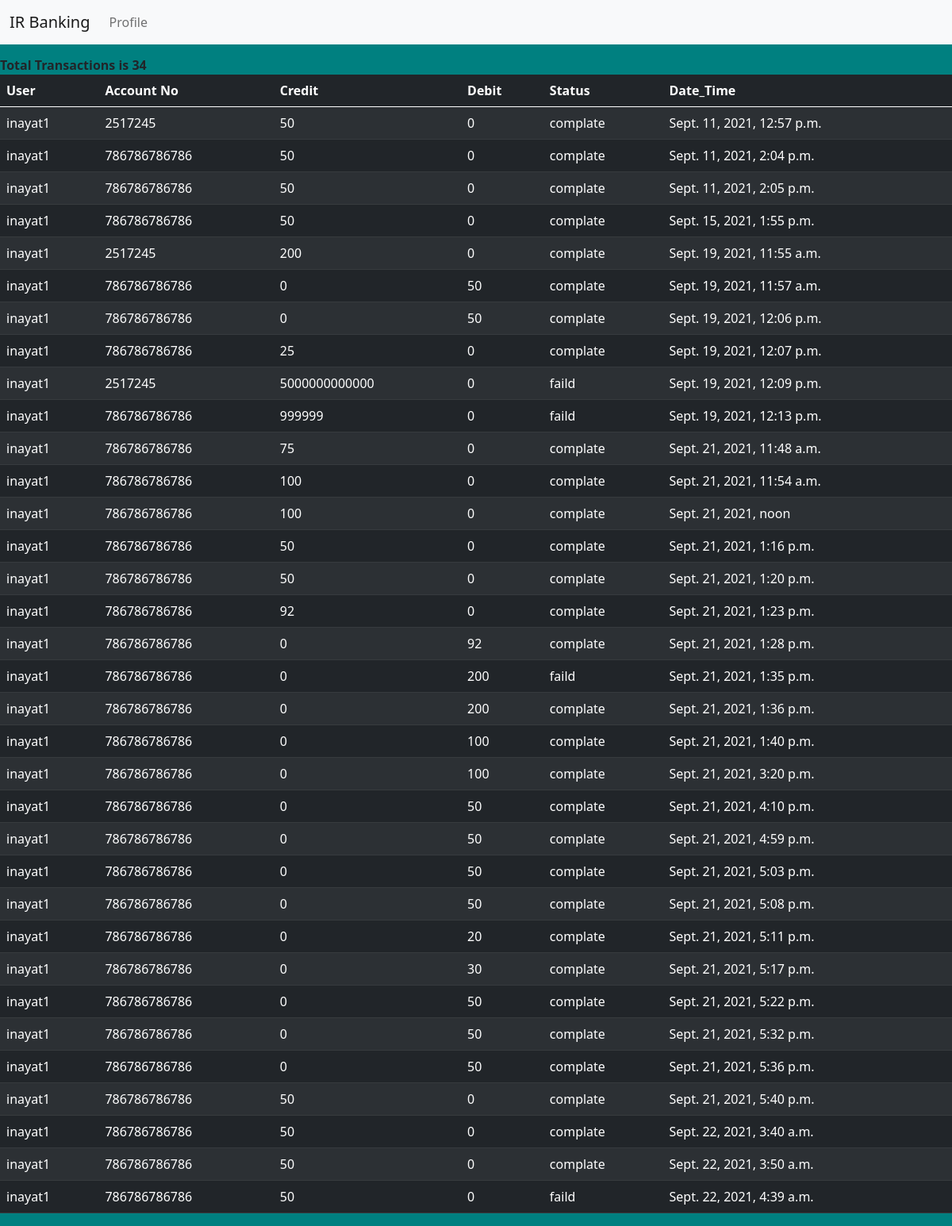
Page /history/ (signed in) on the committed database.
### bank/models.py (models this page shows)
class history(models.Model):
     user = models.ForeignKey(User,on_delete=models.CASCADE)
     acn = models.PositiveIntegerField()
     crid = models.PositiveIntegerField(default=0)
     dev = models.PositiveIntegerField(default=0)
     action = models.CharField(max_length=10)
     date_time = models.DateTimeField(auto_now_add=True)

### bank/views.py (the view)
# urls.py: path('history/',views.his,name='history'),
def his(request):
    if request.user.is_authenticated:
        hs = history.objects.filter(user=request.user).reverse()
        ct = hs.count()
        return render(request,'his.html',{'hs':hs,'conut':ct})
    return redirect('singin')

### bank/templates/his.html (shortened to what this page needs)
{% extends 'base.html' %}
 {% block nev %}
<li class="nav-item">
          <a class="nav-link" href="{% url 'profile' %}">Profile</a>
        </li>
 {% endblock nev %}
{% block body %}
    <div class="table-responsive  mr" >
        <b> Total Transactions is {{ conut }}</b>
<table class="table table-dark table-striped ">
  <thead class="table-dark">
    <tr>
      <th scope="col">User</th>
      <th scope="col">Account No</th>
      <th scope="col">Credit</th>
      <th scope="col">Debit</th>
      <th scope="col">Status</th>
      <th scope="col">Date_Time</th>
    </tr>
  </thead>
  <tbody>
  {% for hi in hs %}
    <tr>
      <td>{{hi.user}}</td>
      <td>{{hi.acn}}</td>
      <td>{{hi.crid}}</td>
      <td>{{hi.dev}}</td>
      <td>{{hi.action}}</td>
      <td>{{hi.date_time}}</td>
    </tr>
    {% endfor %}
  </tbody>
</table>
            </div>
{% endblock body %}

### bank/templates/base.html (style rules this page uses)
.mr { margin-top:70px; }
body { background-color: bisque; }

### rows in the picture
history: user "inayat1", acn "2517245", crid "50", dev "0", action "complate", date_time "Sept. 11, 2021, 12:57 p.m."
history: user "inayat1", acn "786786786786", crid "50", dev "0", action "complate", date_time "Sept. 11, 2021, 2:04 p.m."
history: user "inayat1", acn "786786786786", crid "50", dev "0", action "complate", date_time "Sept. 11, 2021, 2:05 p.m."
history: user "inayat1", acn "786786786786", crid "50", dev "0", action "complate", date_time "Sept. 15, 2021, 1:55 p.m."
history: user "inayat1", acn "2517245", crid "200", dev "0", action "complate", date_time "Sept. 19, 2021, 11:55 a.m."
history: user "inayat1", acn "786786786786", crid "0", dev "50", action "complate", date_time "Sept. 19, 2021, 11:57 a.m."
history: user "inayat1", acn "786786786786", crid "0", dev "50", action "complate", date_time "Sept. 19, 2021, 12:06 p.m."
history: user "inayat1", acn "786786786786", crid "25", dev "0", action "complate", date_time "Sept. 19, 2021, 12:07 p.m."
history: user "inayat1", acn "2517245", crid "5000000000000", dev "0", action "faild", date_time "Sept. 19, 2021, 12:09 p.m."
history: user "inayat1", acn "786786786786", crid "999999", dev "0", action "faild", date_time "Sept. 19, 2021, 12:13 p.m."
history: user "inayat1", acn "786786786786", crid "75", dev "0", action "complate", date_time "Sept. 21, 2021, 11:48 a.m."
history: user "inayat1", acn "786786786786", crid "100", dev "0", action "complate", date_time "Sept. 21, 2021, 11:54 a.m."
history: user "inayat1", acn "786786786786", crid "100", dev "0", action "complate", date_time "Sept. 21, 2021, noon"
history: user "inayat1", acn "786786786786", crid "50", dev "0", action "complate", date_time "Sept. 21, 2021, 1:16 p.m."
history: user "inayat1", acn "786786786786", crid "50", dev "0", action "complate", date_time "Sept. 21, 2021, 1:20 p.m."
history: user "inayat1", acn "786786786786", crid "92", dev "0", action "complate", date_time "Sept. 21, 2021, 1:23 p.m."
history: user "inayat1", acn "786786786786", crid "0", dev "92", action "complate", date_time "Sept. 21, 2021, 1:28 p.m."
history: user "inayat1", acn "786786786786", crid "0", dev "200", action "faild", date_time "Sept. 21, 2021, 1:35 p.m."
history: user "inayat1", acn "786786786786", crid "0", dev "200", action "complate", date_time "Sept. 21, 2021, 1:36 p.m."
history: user "inayat1", acn "786786786786", crid "0", dev "100", action "complate", date_time "Sept. 21, 2021, 1:40 p.m."
history: user "inayat1", acn "786786786786", crid "0", dev "100", action "complate", date_time "Sept. 21, 2021, 3:20 p.m."
history: user "inayat1", acn "786786786786", crid "0", dev "50", action "complate", date_time "Sept. 21, 2021, 4:10 p.m."
history: user "inayat1", acn "786786786786", crid "0", dev "50", action "complate", date_time "Sept. 21, 2021, 4:59 p.m."
history: user "inayat1", acn "786786786786", crid "0", dev "50", action "complate", date_time "Sept. 21, 2021, 5:03 p.m."
history: user "inayat1", acn "786786786786", crid "0", dev "50", action "complate", date_time "Sept. 21, 2021, 5:08 p.m."
history: user "inayat1", acn "786786786786", crid "0", dev "20", action "complate", date_time "Sept. 21, 2021, 5:11 p.m."
history: user "inayat1", acn "786786786786", crid "0", dev "30", action "complate", date_time "Sept. 21, 2021, 5:17 p.m."
history: user "inayat1", acn "786786786786", crid "0", dev "50", action "complate", date_time "Sept. 21, 2021, 5:22 p.m."
history: user "inayat1", acn "786786786786", crid "0", dev "50", action "complate", date_time "Sept. 21, 2021, 5:32 p.m."
history: user "inayat1", acn "786786786786", crid "0", dev "50", action "complate", date_time "Sept. 21, 2021, 5:36 p.m."
history: user "inayat1", acn "786786786786", crid "50", dev "0", action "complate", date_time "Sept. 21, 2021, 5:40 p.m."
history: user "inayat1", acn "786786786786", crid "50", dev "0", action "complate", date_time "Sept. 22, 2021, 3:40 a.m."
history: user "inayat1", acn "786786786786", crid "50", dev "0", action "complate", date_time "Sept. 22, 2021, 3:50 a.m."
history: user "inayat1", acn "786786786786", crid "50", dev "0", action "faild", date_time "Sept. 22, 2021, 4:39 a.m."

### other values in the picture
{{ conut }} "34"
